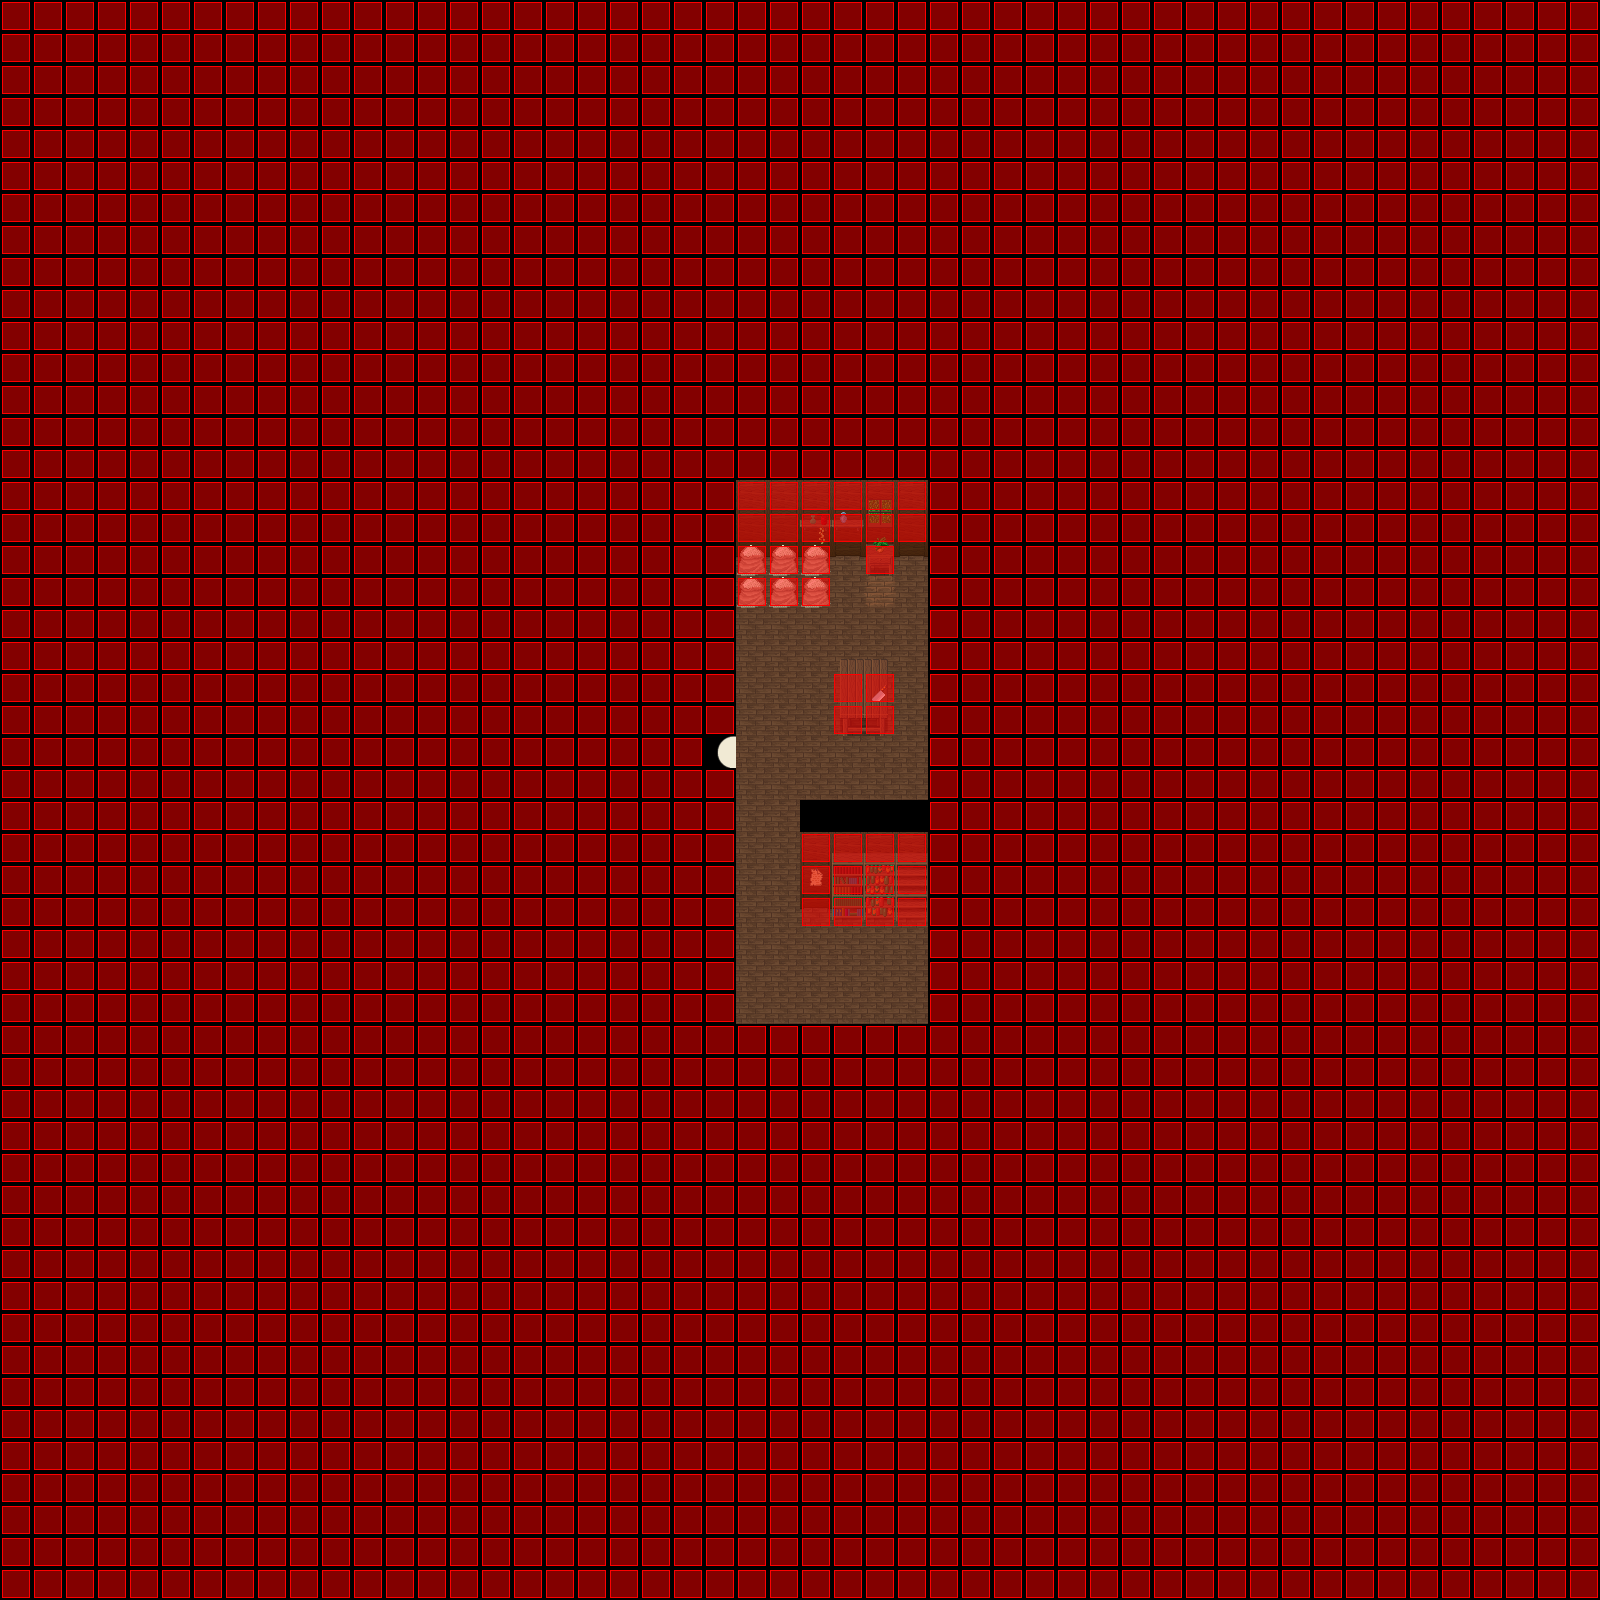

A level layout from a 2D game, rendered from its tile map. Below: a short description, then the map file with tile-grid data replaced by summaries:
An orthogonal 50x50 tile map with 32x32 px tiles, 4 tile layers (Ground, Fringe, Over, Collision), 4 tilesets and 2 objects (warp, SCRIPT).

<map version="1.0" orientation="orthogonal" width="50" height="50" tilewidth="32" tileheight="32">
 <tileset firstgid="1" name="woodland_indoor" tilewidth="32" tileheight="32">
  <image source="../tilesets/woodland_indoor.png" width="512" height="512" />
 </tileset>
 <tileset firstgid="257" name="woodland_indoor_x2" tilewidth="32" tileheight="64">
  <image source="../tilesets/woodland_indoor_x2.png" width="512" height="64" />
 </tileset>
 <tileset firstgid="273" name="woodland_indoor_x3" tilewidth="32" tileheight="96">
  <image source="../tilesets/woodland_indoor_x3.png" width="512" height="96" />
 </tileset>
 <tileset firstgid="289" name="collision" tilewidth="32" tileheight="32">
  <image source="../tilesets/collision.png" trans="000000" width="64" height="32" />
 </tileset>
 <layer name="Ground" width="50" height="50">
  <data>[2500 cells, 2500 non-empty, 8 distinct tile ids]</data>
 </layer>
 <layer name="Fringe" width="50" height="50">
  <data>[2500 cells, 18 non-empty, 13 distinct tile ids]</data>
 </layer>
 <layer name="Over" width="50" height="50">
  <data>[2500 cells, 8 non-empty, 5 distinct tile ids]</data>
 </layer>
 <objectgroup name="Objects" width="50" height="50">
  <object name="To Outside" type="warp" x="704" y="736" width="32" height="32">
   <properties>
    <property name="dest_map" value="farm1" />
    <property name="dest_x" value="2448" />
    <property name="dest_y" value="1424" />
   </properties>
  </object>
  <object name="External Map Events" type="SCRIPT" x="32" y="32" width="128" height="32">
   <properties>
    <property name="FILENAME" value="scripts/maps/farm1_storage1.lua" />
   </properties>
  </object>
 </objectgroup>
 <layer name="Collision" width="50" height="50">
  <data>[2500 cells, 2432 non-empty, 1 distinct tile ids]</data>
 </layer>
</map>
